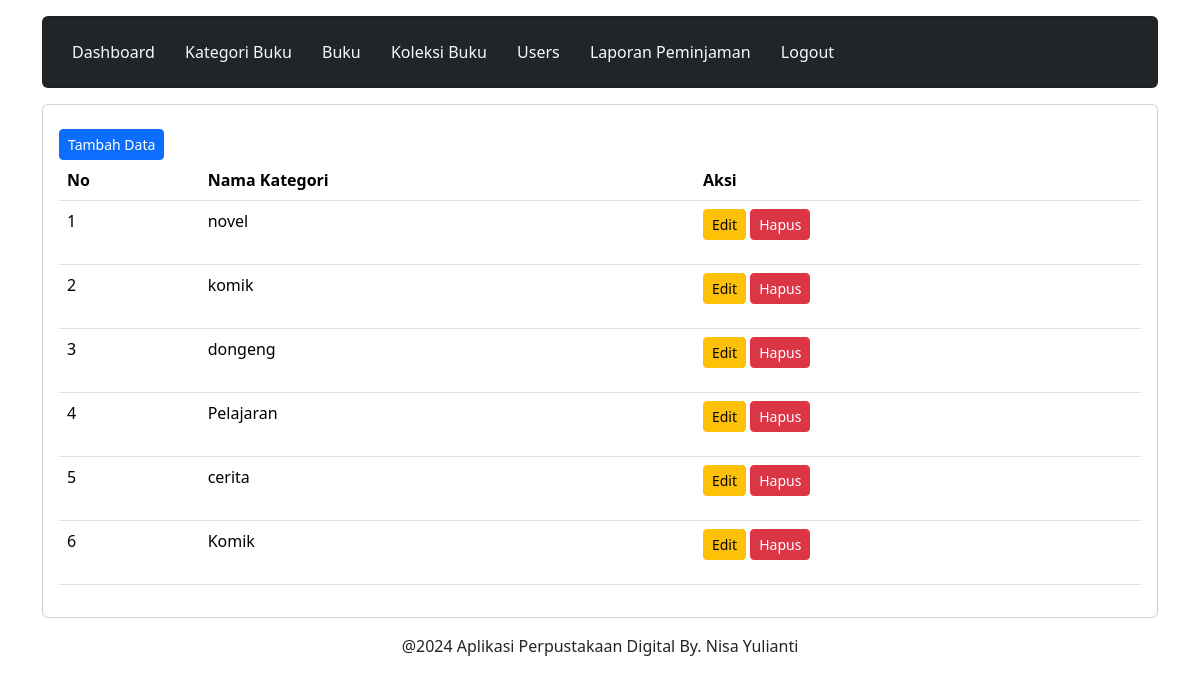
Screenshot of /admin/kategori.php (signed in) with the database file from the repository.
### tables this page shows
CREATE TABLE `kategoribuku` (
  `id_kategori` int(11) NOT NULL,
  `nama_kategori` varchar(255) NOT NULL
);

### admin/kategori.php (the view, shortened to what this page needs)
<?php
	include 'header.php';
	include 'navbar.php';
?>
<div class="content mt-3">
						<div class="card">
							<div class="card-body">
                                <a href="tambah_kategori.php" class="btn btn-primary btn-sm mt-2">Tambah Data</a>
                                <table class="table">
                                    <thead>
                                        <tr>
                                            <th>No</th>
                                            <th>Nama Kategori</th>
                                            <th>Aksi</th>
                                        </tr>
                                    </thead>
                                    <tbody>
                                    <?php
		                                include '../koneksi.php';
		                                $no = 1;
		                                $data = mysqli_query($koneksi,"select * from kategoribuku");
		                                while($d = mysqli_fetch_array($data)){
			                        ?>
                                        <tr>
                                            <td><?php echo $no++; ?></td>
                                            <td><?php echo $d['nama_kategori']; ?></td>
                                            <td>
                                            <a href="edit_kategori.php?id_kategori=<?php echo $d['id_kategori']; ?>" class="btn btn-warning btn-sm  mb-3">Edit</a>
                                            <a href="proses_hapus_kategori.php?id_kategori=<?php echo $d['id_kategori']; ?>" class="btn btn-danger btn-sm  mb-3">Hapus</a>
                                            </td>
                                        </tr>
                                        <?php }?>
                                    </tbody>
                                </table>
							</div>
						</div>
					</div>
<?php
	include 'footer.php';
?>

### rows the page displays
kategoribuku: nama_kategori "novel"
kategoribuku: nama_kategori "komik"
kategoribuku: nama_kategori "dongeng"
kategoribuku: nama_kategori "Pelajaran"
kategoribuku: nama_kategori "cerita"
kategoribuku: nama_kategori "Komik"
